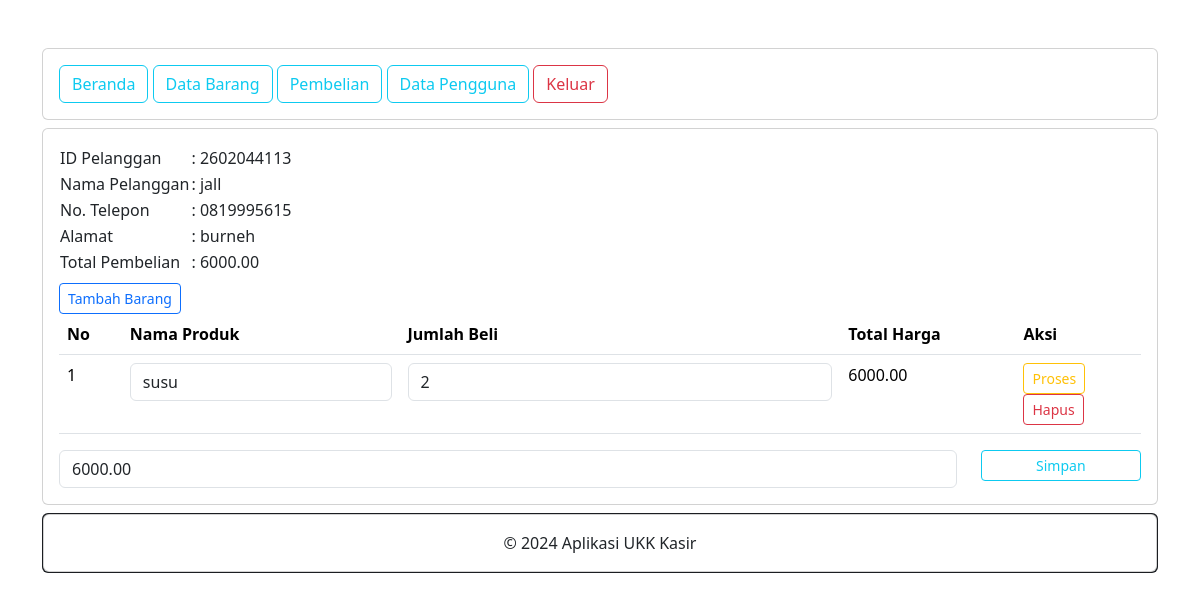
/administrator/detail_pembelian.php?PelangganID=2602044113 (signed in), run on the app's committed database.
### tables this page shows
CREATE TABLE `penjualan` (
  `PenjualanID` int(11) NOT NULL,
  `TanggalPenjualan` date NOT NULL,
  `TotalHarga` decimal(10,2) NOT NULL,
  `PelangganID` int(11) UNSIGNED NOT NULL
);

CREATE TABLE `pelanggan` (
  `PelangganID` int(11) UNSIGNED NOT NULL,
  `NamaPelanggan` varchar(255) NOT NULL,
  `Alamat` text NOT NULL,
  `NomorTelepon` varchar(15) NOT NULL
);

CREATE TABLE `detailpenjualan` (
  `DetailID` int(11) NOT NULL,
  `PenjualanID` int(11) NOT NULL,
  `ProdukID` int(11) DEFAULT NULL,
  `JumlahProduk` int(11) NOT NULL,
  `Subtotal` decimal(10,2) NOT NULL
);

CREATE TABLE `produk` (
  `ProdukID` int(11) NOT NULL,
  `NamaProduk` varchar(255) NOT NULL,
  `Harga` decimal(10,2) NOT NULL,
  `Stok` int(11) NOT NULL
);

### administrator/detail_pembelian.php (the view, shortened to what this page needs)
<?php
include "header.php";
include "navbar.php";
include '../koneksi.php';
?>
<div class="card mt-2">
    <div class="card-body">
        <?php
        $PelangganID = $_GET['PelangganID'];
        $data = mysqli_query($koneksi, "SELECT * FROM pelanggan INNER JOIN penjualan ON pelanggan.PelangganID=penjualan.PelangganID");
        while($d = mysqli_fetch_array($data)){
            ?>
            <?php if($d['PelangganID'] == $PelangganID) { ?>
                <table>
                    <tr>
                        <td>ID Pelanggan</td>
                        <td>: <?php echo $d['PelangganID']; ?></td>
                    </tr>
                    <tr>
                        <td>Nama Pelanggan</td>
                        <td>: <?php echo $d['NamaPelanggan']; ?></td>
                    </tr>
                    <tr>
                        <td>No. Telepon</td>
                        <td>: <?php echo $d['NomorTelepon']; ?></td>
                    </tr>
                    <tr>
                        <td>Alamat</td>
                        <td>: <?php echo $d['Alamat']; ?></td>
                    </tr>
                    <tr>
                        <td>Total Pembelian</td>
                        <td>: <?php echo $d['TotalHarga']; ?></td>
                    </tr>
                </table>
                <form action="tambah_detail_penjualan.php" method="post">
                    <button type="submit" class="btn btn-outline-primary btn-sm mt-2">
                      Tambah Barang
                    </button>
                </form>
                <table class="table">
                    <thead>
                        <tr>
                            <th>No</th>
                            <th>Nama Produk</th>
                            <th>Jumlah Beli</th>
                            <th>Total Harga</th>
                            <th>Aksi</th>
                        </tr>
                    </thead>
                    <tbody>
                        <?php
                        $nos = 1;
                        $detailpenjualan = mysqli_query($koneksi, "SELECT * FROM detailpenjualan");
                        while($d_detailpenjualan = mysqli_fetch_array($detailpenjualan)){ ?>
                        <?php
                        if($d_detailpenjualan['PenjualanID'] == $d['PenjualanID']) { ?>
                        <tr>
                            <td><?php echo $nos++; ?></td>
                            <td>
                                 <form action="simpan_barang_beli.php" method="post">
                                    <div class="form-group">
                                        <select name="ProdukID" class="form-control" onchange="this.form.submit()">
                                            <?php
                                            include '../koneksi.php';
                                            $produk = mysqli_query($koneksi, "SELECT * FROM produk");
                                            while($d_produk = mysqli_fetch_array($produk)){
                                                ?>
                                            <option value="<?php echo $d_produk['ProdukID']; ?>" <?php if($d_produk['ProdukID'] == $d_detailpenjualan['ProdukID']) { echo "selected"; }?>><?php echo $d_produk['NamaProduk']; ?></option>
                                           <?php } ?>
                                        </select>
                                    </div>
                                 </form>
                            </td>
                            <td>
                                <form action="hitung_subtotal.php" method="post">
                                    <div class="form-group">
                                        <input type="number" name="JumlahProduk" value="<?php echo $d_detailpenjualan['JumlahProduk']; ?>" class="form-control">
                                    </div>
                            </td>
                            <td><?php echo $d_detailpenjualan['Subtotal']; ?></td>
                            <td>
                                <button type="submit" class="btn btn-outline-warning btn-sm">Proses</button>
                                <form action="hapus_detail_pembelian.php" method="post">
                                    <button type="submit" class="btn btn-outline-danger btn-sm">Hapus</button>
                                </form>
                            </td>
                        </tr>
                       <?php } else {
                        ?>
                        <?php
                       }
                        }
                        ?>
                    </tbody>
                </table>
                <form method="post" action="simpan_total_harga.php">
                    <?php
                    include '../koneksi.php';
                    $detailpenjualan = mysqli_query($koneksi, "SELECT SUM(Subtotal) AS TotalHarga FROM detailpenjualan WHERE PenjualanID='$d[PenjualanID]'");
                    $row = mysqli_fetch_assoc($detailpenjualan);
                    $sum = $row['TotalHarga'];
                    ?>
                    <div class="row">
                        <div class="col-sm-10">
                            <div class="from-group">
                                <input type="text" class="form-control" name="TotalHarga" value="<?php echo $sum; ?>">
                            </div>
                        </div>
                        <div class="col-sm-2">
                            <div class="form-group">
                            <button type="submit" class="btn btn-outline-info btn-sm form-control">Simpan</button>
                            </div>
                        </div>
                    </div>
                </form>
         <?php   } else { ?>
        <?php
        }
        }
        ?>
    </div>
</div>
<?php
include "footer.php";
?>

### data on the page
penjualan: PelangganID "2602044113", PelangganID.NamaPelanggan "jall", PelangganID.NomorTelepon "0819995615", PelangganID.Alamat "burneh", TotalHarga "6000.00"
detailpenjualan: ProdukID "susu", JumlahProduk "2", Subtotal "6000.00"
